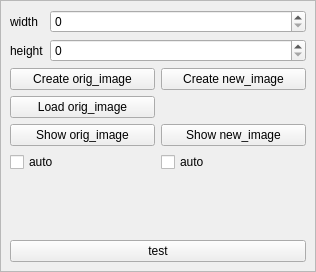
<?xml version="1.0" encoding="UTF-8"?>
<ui version="4.0">
 <class>MainBox</class>
 <widget class="QWidget" name="MainBox">
  <property name="geometry">
   <rect>
    <x>0</x>
    <y>0</y>
    <width>316</width>
    <height>272</height>
   </rect>
  </property>
  <property name="sizePolicy">
   <sizepolicy hsizetype="Fixed" vsizetype="Preferred">
    <horstretch>0</horstretch>
    <verstretch>0</verstretch>
   </sizepolicy>
  </property>
  <property name="windowTitle">
   <string>Dialog</string>
  </property>
  <layout class="QHBoxLayout" name="horizontalLayout">
   <property name="leftMargin">
    <number>0</number>
   </property>
   <property name="topMargin">
    <number>0</number>
   </property>
   <property name="rightMargin">
    <number>0</number>
   </property>
   <property name="bottomMargin">
    <number>0</number>
   </property>
   <item>
    <widget class="QFrame" name="frame">
     <property name="frameShape">
      <enum>QFrame::StyledPanel</enum>
     </property>
     <property name="frameShadow">
      <enum>QFrame::Raised</enum>
     </property>
     <layout class="QVBoxLayout" name="verticalLayout">
      <item>
       <layout class="QGridLayout" name="gridLayout_2">
        <item row="0" column="0">
         <widget class="QLabel" name="label">
          <property name="sizePolicy">
           <sizepolicy hsizetype="Fixed" vsizetype="Preferred">
            <horstretch>0</horstretch>
            <verstretch>0</verstretch>
           </sizepolicy>
          </property>
          <property name="text">
           <string>width</string>
          </property>
         </widget>
        </item>
        <item row="0" column="1">
         <widget class="QSpinBox" name="sb_width"/>
        </item>
        <item row="1" column="0">
         <widget class="QLabel" name="label_2">
          <property name="text">
           <string>height</string>
          </property>
         </widget>
        </item>
        <item row="1" column="1">
         <widget class="QSpinBox" name="sb_height"/>
        </item>
       </layout>
      </item>
      <item>
       <layout class="QGridLayout" name="gridLayout">
        <item row="2" column="1">
         <widget class="QPushButton" name="btn_show_new_image">
          <property name="text">
           <string>Show new_image</string>
          </property>
         </widget>
        </item>
        <item row="2" column="0">
         <widget class="QPushButton" name="btn_show_orig_image">
          <property name="text">
           <string>Show orig_image</string>
          </property>
         </widget>
        </item>
        <item row="1" column="0">
         <widget class="QPushButton" name="btn_load_orig_image">
          <property name="text">
           <string>Load orig_image</string>
          </property>
         </widget>
        </item>
        <item row="0" column="1">
         <widget class="QPushButton" name="btn_create_new_image">
          <property name="text">
           <string>Create new_image</string>
          </property>
         </widget>
        </item>
        <item row="0" column="0">
         <widget class="QPushButton" name="btn_create_orig_image">
          <property name="text">
           <string>Create orig_image</string>
          </property>
         </widget>
        </item>
        <item row="3" column="0">
         <widget class="QCheckBox" name="cb_auto_show_orig_image">
          <property name="text">
           <string>auto</string>
          </property>
         </widget>
        </item>
        <item row="3" column="1">
         <widget class="QCheckBox" name="cb_auto_show_new_image">
          <property name="text">
           <string>auto</string>
          </property>
         </widget>
        </item>
       </layout>
      </item>
      <item>
       <spacer name="verticalSpacer">
        <property name="orientation">
         <enum>Qt::Vertical</enum>
        </property>
        <property name="sizeHint" stdset="0">
         <size>
          <width>20</width>
          <height>22</height>
         </size>
        </property>
       </spacer>
      </item>
      <item>
       <widget class="QPushButton" name="btn_test">
        <property name="text">
         <string>test</string>
        </property>
       </widget>
      </item>
     </layout>
    </widget>
   </item>
  </layout>
 </widget>
 <resources/>
 <connections/>
</ui>
